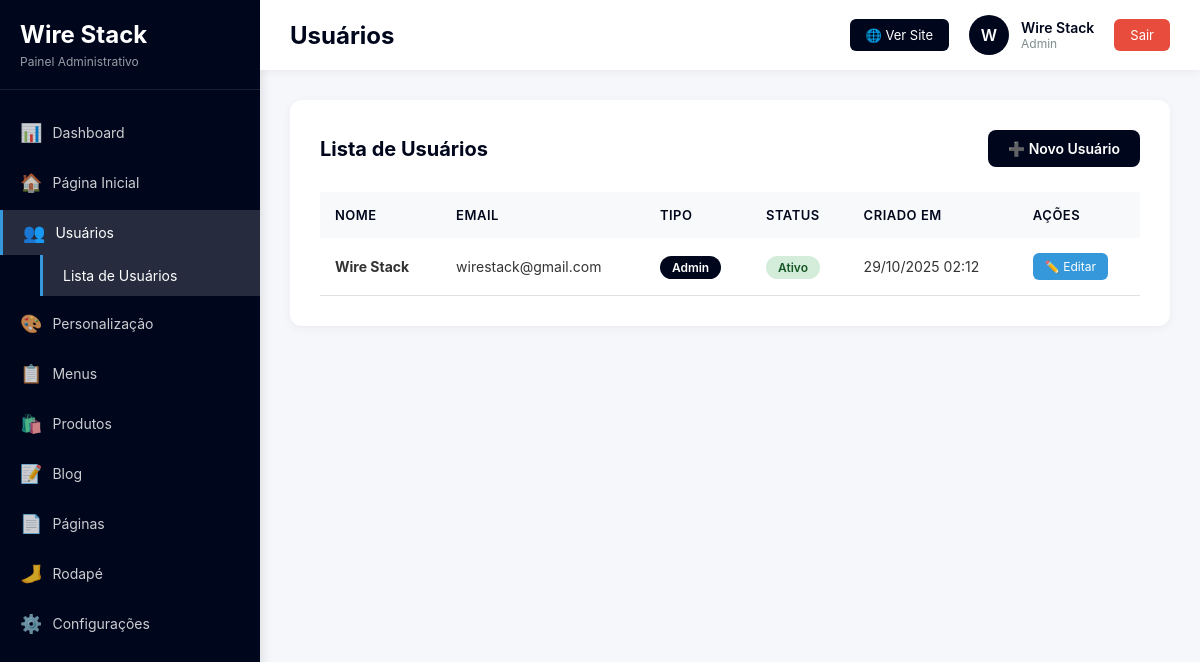
/admin/usuarios/index.php (signed in), run on the app's committed database.
### tables this page shows
CREATE TABLE IF NOT EXISTS `users` (
  `id` int NOT NULL AUTO_INCREMENT,
  `name` varchar(100) NOT NULL,
  `email` varchar(100) NOT NULL,
  `password` varchar(255) NOT NULL,
  `role` enum('admin') DEFAULT 'admin',
  `user_master` enum('S','N') DEFAULT 'N',
  `active` tinyint(1) DEFAULT '1',
  `created_at` timestamp NULL DEFAULT CURRENT_TIMESTAMP,
  `updated_at` timestamp NULL DEFAULT CURRENT_TIMESTAMP ON UPDATE CURRENT_TIMESTAMP,
  PRIMARY KEY (`id`),
  UNIQUE KEY `email` (`email`)
);

### admin/usuarios/index.php (the view, shortened to what this page needs)
<?php
$db = getDB();
$stmt = $db->query("SELECT * FROM users ORDER BY created_at DESC");
$users = $stmt->fetchAll();
include __DIR__ . '/../includes/header.php';
include __DIR__ . '/../includes/sidebar.php';
?>
<main class="content">
    <div class="table-container">
        <div class="table-header">
            <h3>Lista de Usuários</h3>
            <a href="criar.php" class="btn-add">
                ➕ Novo Usuário
            </a>
        </div>
        <?php if (count($users) > 0): ?>
            <table>
                <thead>
                    <tr>
                        <th>Nome</th>
                        <th>Email</th>
                        <th>Tipo</th>
                        <th>Status</th>
                        <th>Criado em</th>
                        <th>Ações</th>
                    </tr>
                </thead>
                <tbody>
                    <?php foreach ($users as $user): ?>
                        <tr>
                            <td><strong><?= htmlspecialchars($user['name']) ?></strong></td>
                            <td><?= htmlspecialchars($user['email']) ?></td>
                            <td>
                                <span class="badge badge-<?= $user['role'] ?>">
                                    <?= ucfirst($user['role']) ?>
                                </span>
                            </td>
                            <td>
                                <span class="badge badge-<?= $user['active'] ? 'active' : 'inactive' ?>">
                                    <?= $user['active'] ? 'Ativo' : 'Inativo' ?>
                                </span>
                            </td>
                            <td><?= date('d/m/Y H:i', strtotime($user['created_at'])) ?></td>
                            <td>
                                <div class="table-actions">
                                    <a href="editar.php?id=<?= $user['id'] ?>" class="btn-icon btn-edit">
                                        ✏️ Editar
                                    </a>
                                </div>
                            </td>
                        </tr>
                    <?php endforeach; ?>
                </tbody>
            </table>
        <?php endif; ?>
    </div>
</main>
<?php include __DIR__ . '/../includes/footer.php'; ?>

### admin/assets/css/dashboard.css (style rules this page uses)
* { margin: 0; padding: 0; box-sizing: border-box; }
body { font-family: -apple-system, BlinkMacSystemFont, 'Segoe UI', Roboto, Oxygen, Ubuntu, Cantarell, sans-serif; background: #f5f7fa; color: #333; }
.content { margin-left: 260px; margin-top: 70px; padding: 30px; min-height: calc(100vh - 70px); }

### admin/usuarios/index.php (style rules this page uses)
.table-container { background: white; padding: 30px; border-radius: 12px; box-shadow: 0 2px 10px rgba(0,0,0,0.05); }
.table-header { display: flex; justify-content: space-between; align-items: center; margin-bottom: 25px; }
.table-header h3 { color: #00071c; font-size: 20px; }
.btn-add { padding: 10px 20px; background: #00071c; color: white; text-decoration: none; border-radius: 8px; font-weight: 600; font-size: 14px; transition: all 0.3s; display: inline-flex; align-items: center; gap: 8px; }
table { width: 100%; border-collapse: collapse; }
thead { background: #f8f9fa; }
th { padding: 15px; text-align: left; font-weight: 600; color: #00071c; font-size: 13px; text-transform: uppercase; letter-spacing: 0.5px; }
td { padding: 15px; border-bottom: 1px solid #e0e0e0; font-size: 14px; }
.badge { padding: 4px 12px; border-radius: 20px; font-size: 12px; font-weight: 600; }
.badge-admin { background: #00071c; color: white; }
.badge-active { background: #d4edda; color: #155724; }
.table-actions { display: flex; gap: 10px; }
.btn-icon { padding: 6px 12px; border: none; border-radius: 6px; cursor: pointer; font-size: 12px; transition: all 0.3s; text-decoration: none; display: inline-block; }
.btn-edit { background: #3498db; color: white; }

### data on the page
users: name "Wire Stack", email "wirestack@gmail.com", role "Admin", active "Ativo", created_at "29/10/2025 02:12"

### other printed values
$page_title "Usuários"
substr($user_name, 0, 1) "W"
$user_name "Wire Stack"
$user_role "Admin"
